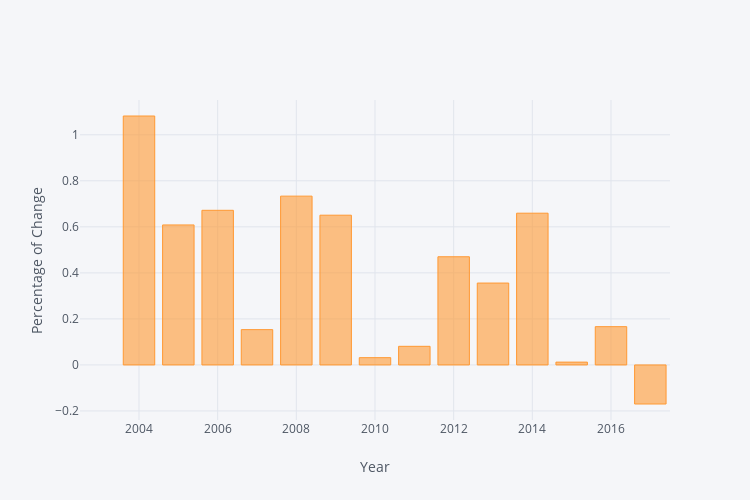

The code cell stored with this chart in its notebook:
### Markdown cell above
## Percentage of change of number of commits compared to previous year

### Code cell
iplot(commits_per_year.pct_change().iplot(asFigure=True, dimensions=(750, 500), kind='bar', yTitle="Percentage of Change", xTitle="Year"))

### Figure 1 — Plotly figure (JSON) as saved in the notebook; plotly's stock layout.template omitted (floating-point values rounded to 4 significant figures)
{"data": [{"marker": {"color": "rgba(255, 153, 51, 0.6)", "line": {"color": "rgba(255, 153, 51, 1.0)", "width": 1}}, "name": "None", "orientation": "v", "text": "", "type": "bar", "x": [2003, 2004, 2005, 2006, 2007, 2008, 2009, 2010, 2011, 2012, 2013, 2014, 2015, 2016, 2017], "y": ["", 1.082, 0.6082, 0.6718, 0.1534, 0.7334, 0.6506, 0.03161, 0.08087, 0.47, 0.3557, 0.6593, 0.01229, 0.1662, -0.1697]}], "layout": {"height": 500, "legend": {"bgcolor": "#F5F6F9", "font": {"color": "#4D5663"}}, "paper_bgcolor": "#F5F6F9", "plot_bgcolor": "#F5F6F9", "titlefont": {"color": "#4D5663"}, "width": 750, "xaxis1": {"gridcolor": "#E1E5ED", "showgrid": true, "tickfont": {"color": "#4D5663"}, "title": "Year", "titlefont": {"color": "#4D5663"}, "zerolinecolor": "#E1E5ED"}, "yaxis1": {"gridcolor": "#E1E5ED", "showgrid": true, "tickfont": {"color": "#4D5663"}, "title": "Percentage of Change", "titlefont": {"color": "#4D5663"}, "zerolinecolor": "#E1E5ED"}}}
